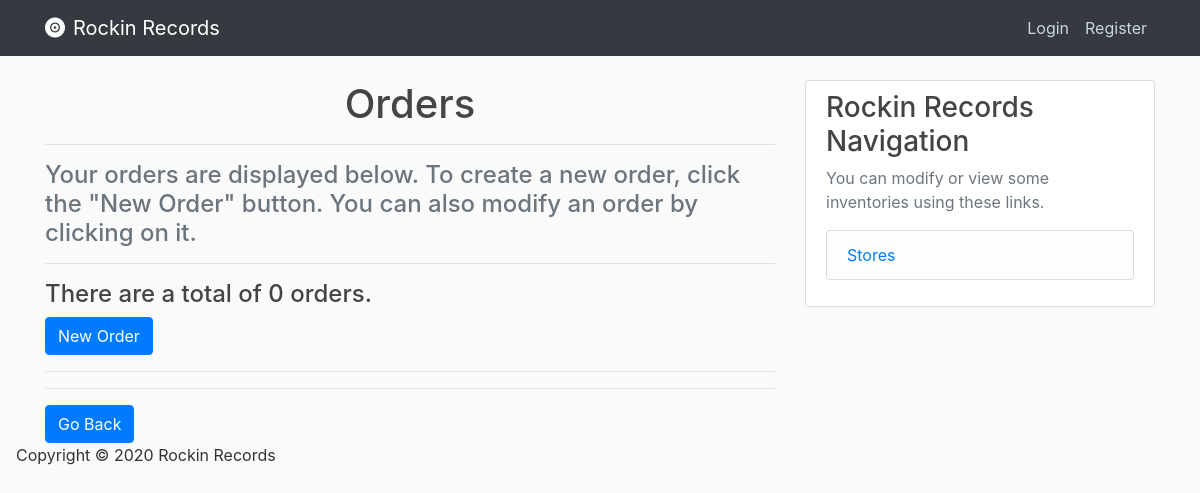
The page /orders on the database as committed earlier.
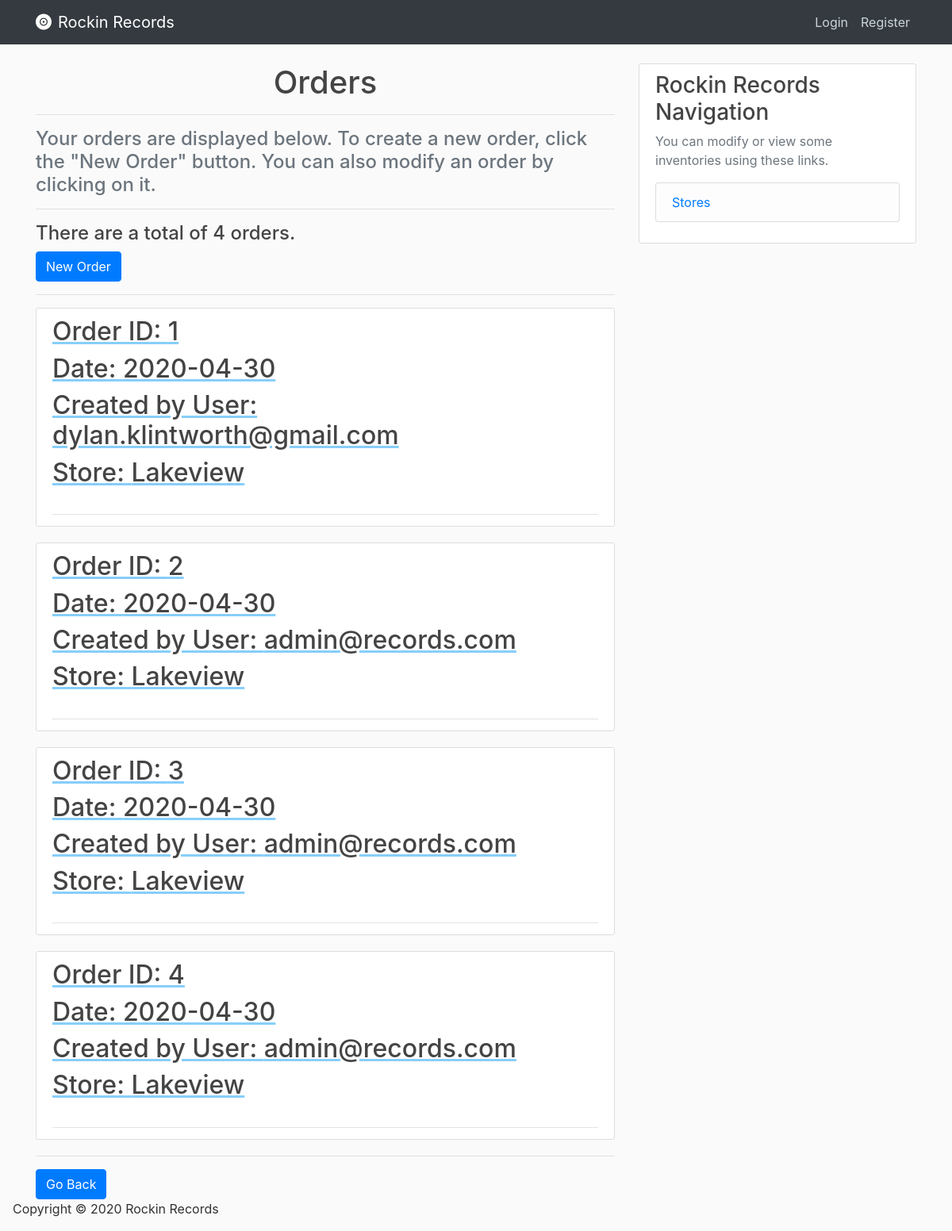
The same page on the database as committed later.
### database/models.py (models this page shows, shortened)
class Orders(db.Model):
    order_id = db.Column(db.Integer, primary_key=True, nullable=False, autoincrement="auto")
    order_date = db.Column(db.Date, nullable=False)
    user_id = db.Column(db.Integer, db.ForeignKey('users.user_id'), nullable=False)
    store_id = db.Column(db.Integer, db.ForeignKey('stores.store_id'), nullable=False)

class Users(db.Model, UserMixin):
    user_id = db.Column(db.Integer, primary_key=True, nullable=False, autoincrement="auto")
    email = db.Column(db.String(120), unique=True, nullable=False)
    password = db.Column(db.String(120), nullable=False)
    street_address = db.Column(db.String(120))
    city_address = db.Column(db.String(120))
    state_address = db.Column(db.String(120))
    zip_address = db.Column(db.String(120))
    phone_number = db.Column(db.String(15))
    is_admin = db.Column(db.Boolean)

class Stores(db.Model):
    store_id = db.Column(db.Integer, primary_key=True, nullable=False, autoincrement="auto")
    store_name = db.Column(db.String(120), nullable=False)
    street_address = db.Column(db.String(120), nullable=False)
    city_address = db.Column(db.String(120), nullable=False)
    state_address = db.Column(db.String(120), nullable=False)
    zip_address = db.Column(db.String(120), nullable=False)

### database/routes.py (the view)
@app.route("/orders")
def orders():
    orders = Orders.query.join(Users, Orders.user_id == Users.user_id)\
    .add_columns(Orders.order_id, Orders.order_date, Users.email)\
    .join(Stores, Stores.store_id == Orders.store_id)\
    .add_columns(Stores.store_name)
    orders_count = orders.count()
    return render_template('orders.html', orders=orders, count=orders_count)

### database/Templates/orders.html
{% extends "index.html" %}
{% block content %}
    <h1 class="text-center"> Orders </h1>
    <hr>
	{% if not orders %}
		<h4 class='text-muted'> Uh-Oh! Looks like you don't have any orders yet. </h4>
		<a href="{{ url_for('add_order') }} ">
          <button class='btn btn-primary'>
              New Order
          </button>
        </a>
	{% else %}
		<h4 class='text-muted'>
		Your orders are displayed below. To create a new order, click the
		"New Order" button. You can also modify an order by clicking on it.
		</h4>
		<hr>
		<h4> There are a total of {{ count }} orders. </h4>
		<a href="{{ url_for('add_order') }} ">
          <button class='btn btn-primary'>
              New Order
          </button>
        </a>
		<hr>
		{% for order in orders %}
			<article class="media content-section">
				<div class="media-body">
					<div class="article-metadata">
						<a class="mr-2" href="{{ url_for('order', order_id=order.order_id) }}" style="text-decoration: underline; text-decoration-color: lightskyblue;" >
						<h2> Order ID: {{ order.order_id }} </h2>
						<h2> Date: {{ order.order_date }} </h2>
						<h2> Created by User: {{ order.email }} </h2>
						<h2> Store: {{ order.store_name }}</h2>
						</a>
					</div>
			  </div>
			</article>
		 {% endfor %}
	{% endif %}
	<hr>
     <div>
        <a href="{{ url_for('home') }} ">
          <button class='btn btn-primary'>
              Go Back
          </button>
        </a>
     </div>
{% endblock content %}

Rows that differ between the two databases and show on the page:
added Orders: order_id "1", order_date "2020-04-30", email "dylan.klintworth@gmail.com", store_name "Lakeview"
added Orders: order_id "2", order_date "2020-04-30", email "admin@records.com", store_name "Lakeview"
added Orders: order_id "3", order_date "2020-04-30", email "admin@records.com", store_name "Lakeview"
added Orders: order_id "4", order_date "2020-04-30", email "admin@records.com", store_name "Lakeview"
Other text that changed with them:
{{ count }}: "0" → "4"
